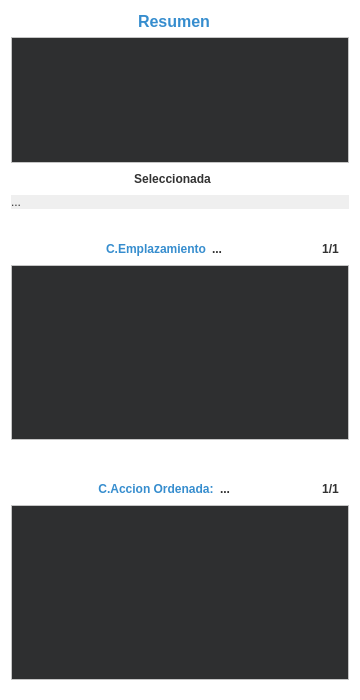
<?xml version="1.0" encoding="UTF-8"?>
<ui version="4.0">
 <class>Resumen_Tareas</class>
 <widget class="QWidget" name="Resumen_Tareas">
  <property name="geometry">
   <rect>
    <x>0</x>
    <y>0</y>
    <width>360</width>
    <height>700</height>
   </rect>
  </property>
  <property name="maximumSize">
   <size>
    <width>380</width>
    <height>16777215</height>
   </size>
  </property>
  <property name="palette">
   <palette>
    <active>
     <colorrole role="Base">
      <brush brushstyle="SolidPattern">
       <color alpha="255">
        <red>46</red>
        <green>47</green>
        <blue>48</blue>
       </color>
      </brush>
     </colorrole>
     <colorrole role="Window">
      <brush brushstyle="SolidPattern">
       <color alpha="255">
        <red>255</red>
        <green>255</green>
        <blue>255</blue>
       </color>
      </brush>
     </colorrole>
    </active>
    <inactive>
     <colorrole role="Base">
      <brush brushstyle="SolidPattern">
       <color alpha="255">
        <red>46</red>
        <green>47</green>
        <blue>48</blue>
       </color>
      </brush>
     </colorrole>
     <colorrole role="Window">
      <brush brushstyle="SolidPattern">
       <color alpha="255">
        <red>255</red>
        <green>255</green>
        <blue>255</blue>
       </color>
      </brush>
     </colorrole>
    </inactive>
    <disabled>
     <colorrole role="Base">
      <brush brushstyle="SolidPattern">
       <color alpha="255">
        <red>255</red>
        <green>255</green>
        <blue>255</blue>
       </color>
      </brush>
     </colorrole>
     <colorrole role="Window">
      <brush brushstyle="SolidPattern">
       <color alpha="255">
        <red>255</red>
        <green>255</green>
        <blue>255</blue>
       </color>
      </brush>
     </colorrole>
    </disabled>
   </palette>
  </property>
  <property name="font">
   <font>
    <family>Segoe UI</family>
   </font>
  </property>
  <property name="windowTitle">
   <string>Form</string>
  </property>
  <layout class="QVBoxLayout" name="verticalLayout_4">
   <item>
    <layout class="QHBoxLayout" name="horizontalLayout">
     <item>
      <widget class="QLabel" name="lb_logo">
       <property name="minimumSize">
        <size>
         <width>0</width>
         <height>0</height>
        </size>
       </property>
       <property name="maximumSize">
        <size>
         <width>26</width>
         <height>21</height>
        </size>
       </property>
       <property name="styleSheet">
        <string notr="true"/>
       </property>
       <property name="text">
        <string/>
       </property>
       <property name="pixmap">
        <pixmap resource="assets.qrc">:/icons/app_logo.png</pixmap>
       </property>
       <property name="scaledContents">
        <bool>true</bool>
       </property>
       <property name="alignment">
        <set>Qt::AlignCenter</set>
       </property>
       <property name="wordWrap">
        <bool>false</bool>
       </property>
      </widget>
     </item>
     <item>
      <spacer name="horizontalSpacer">
       <property name="orientation">
        <enum>Qt::Horizontal</enum>
       </property>
       <property name="sizeHint" stdset="0">
        <size>
         <width>40</width>
         <height>20</height>
        </size>
       </property>
      </spacer>
     </item>
     <item>
      <widget class="QLabel" name="label_5">
       <property name="palette">
        <palette>
         <active>
          <colorrole role="WindowText">
           <brush brushstyle="SolidPattern">
            <color alpha="255">
             <red>54</red>
             <green>141</green>
             <blue>206</blue>
            </color>
           </brush>
          </colorrole>
          <colorrole role="Text">
           <brush brushstyle="SolidPattern">
            <color alpha="255">
             <red>54</red>
             <green>141</green>
             <blue>206</blue>
            </color>
           </brush>
          </colorrole>
          <colorrole role="ButtonText">
           <brush brushstyle="SolidPattern">
            <color alpha="255">
             <red>54</red>
             <green>141</green>
             <blue>206</blue>
            </color>
           </brush>
          </colorrole>
          <colorrole role="PlaceholderText">
           <brush brushstyle="NoBrush">
            <color alpha="128">
             <red>54</red>
             <green>141</green>
             <blue>206</blue>
            </color>
           </brush>
          </colorrole>
         </active>
         <inactive>
          <colorrole role="WindowText">
           <brush brushstyle="SolidPattern">
            <color alpha="255">
             <red>54</red>
             <green>141</green>
             <blue>206</blue>
            </color>
           </brush>
          </colorrole>
          <colorrole role="Text">
           <brush brushstyle="SolidPattern">
            <color alpha="255">
             <red>54</red>
             <green>141</green>
             <blue>206</blue>
            </color>
           </brush>
          </colorrole>
          <colorrole role="ButtonText">
           <brush brushstyle="SolidPattern">
            <color alpha="255">
             <red>54</red>
             <green>141</green>
             <blue>206</blue>
            </color>
           </brush>
          </colorrole>
          <colorrole role="PlaceholderText">
           <brush brushstyle="NoBrush">
            <color alpha="128">
             <red>54</red>
             <green>141</green>
             <blue>206</blue>
            </color>
           </brush>
          </colorrole>
         </inactive>
         <disabled>
          <colorrole role="WindowText">
           <brush brushstyle="SolidPattern">
            <color alpha="255">
             <red>54</red>
             <green>141</green>
             <blue>206</blue>
            </color>
           </brush>
          </colorrole>
          <colorrole role="Text">
           <brush brushstyle="SolidPattern">
            <color alpha="255">
             <red>54</red>
             <green>141</green>
             <blue>206</blue>
            </color>
           </brush>
          </colorrole>
          <colorrole role="ButtonText">
           <brush brushstyle="SolidPattern">
            <color alpha="255">
             <red>54</red>
             <green>141</green>
             <blue>206</blue>
            </color>
           </brush>
          </colorrole>
          <colorrole role="PlaceholderText">
           <brush brushstyle="NoBrush">
            <color alpha="128">
             <red>54</red>
             <green>141</green>
             <blue>206</blue>
            </color>
           </brush>
          </colorrole>
         </disabled>
        </palette>
       </property>
       <property name="font">
        <font>
         <family>Segoe UI</family>
         <pointsize>12</pointsize>
         <weight>75</weight>
         <bold>true</bold>
        </font>
       </property>
       <property name="styleSheet">
        <string notr="true">color: rgb(54, 141, 206);</string>
       </property>
       <property name="text">
        <string>Resumen</string>
       </property>
       <property name="alignment">
        <set>Qt::AlignCenter</set>
       </property>
      </widget>
     </item>
     <item>
      <spacer name="horizontalSpacer_2">
       <property name="orientation">
        <enum>Qt::Horizontal</enum>
       </property>
       <property name="sizeHint" stdset="0">
        <size>
         <width>40</width>
         <height>20</height>
        </size>
       </property>
      </spacer>
     </item>
     <item>
      <widget class="ClickableLabel" name="pb_minimizar">
       <property name="maximumSize">
        <size>
         <width>16777215</width>
         <height>27</height>
        </size>
       </property>
       <property name="styleSheet">
        <string notr="true">QLabel{
	border-radius: 3px;
}
QLabel:hover:!pressed{
	  background-color: #EEEEEE; 
}</string>
       </property>
       <property name="text">
        <string/>
       </property>
       <property name="pixmap">
        <pixmap resource="assets.qrc">:/icons/minimize.png</pixmap>
       </property>
       <property name="scaledContents">
        <bool>true</bool>
       </property>
      </widget>
     </item>
     <item>
      <widget class="ClickableLabel" name="pb_cruz">
       <property name="maximumSize">
        <size>
         <width>16777215</width>
         <height>27</height>
        </size>
       </property>
       <property name="styleSheet">
        <string notr="true">QLabel{
	border-radius: 3px;
}
QLabel:hover:!pressed{
	  background-color: #FFC8C8; 
}</string>
       </property>
       <property name="text">
        <string/>
       </property>
       <property name="pixmap">
        <pixmap resource="assets.qrc">:/icons/close.png</pixmap>
       </property>
       <property name="scaledContents">
        <bool>true</bool>
       </property>
      </widget>
     </item>
    </layout>
   </item>
   <item>
    <widget class="QListWidget" name="listWidget">
     <property name="maximumSize">
      <size>
       <width>16777215</width>
       <height>160</height>
      </size>
     </property>
     <property name="font">
      <font>
       <family>Segoe UI Semilight</family>
       <pointsize>10</pointsize>
       <weight>50</weight>
       <italic>false</italic>
       <bold>false</bold>
      </font>
     </property>
     <property name="styleSheet">
      <string notr="true">QListWidget{
		font: 10pt &quot;Segoe UI Semilight&quot;;
		color: rgb(77, 77, 77);	
		border-radius: 10px;
}
QScrollBar:vertical{
            border: 2px #777777;
           background-color: solid #777777;
            border-radius: 5px;
           width: 10px;
            margin: 3px 0px 3px 0px;
 }

QScrollBar::handle:vertical{
            background-color: #777777;
            border-radius: 5px;
           min-height: 20px;
 }

 QScrollBar::add-line:vertical{
            border: 2px solid white;
            background: solid white;
            border-radius: 5px;
            height 10px;
            subcontrol-position: bottom;
            subcontrol-origin: margin;
 }

QScrollBar::sub-line:vertical{
           border: 2px solid white;
           background: solid white;
            border-radius: 5px;
           height 10px;
            subcontrol-position: top;
            subcontrol-origin: margin;
};</string>
     </property>
    </widget>
   </item>
   <item>
    <layout class="QVBoxLayout" name="verticalLayout">
     <item>
      <layout class="QHBoxLayout" name="horizontalLayout_2">
       <item>
        <spacer name="horizontalSpacer_5">
         <property name="orientation">
          <enum>Qt::Horizontal</enum>
         </property>
         <property name="sizeHint" stdset="0">
          <size>
           <width>40</width>
           <height>20</height>
          </size>
         </property>
        </spacer>
       </item>
       <item>
        <spacer name="horizontalSpacer_3">
         <property name="orientation">
          <enum>Qt::Horizontal</enum>
         </property>
         <property name="sizeHint" stdset="0">
          <size>
           <width>40</width>
           <height>20</height>
          </size>
         </property>
        </spacer>
       </item>
       <item>
        <widget class="QLabel" name="l_seleccionada">
         <property name="font">
          <font>
           <family>Segoe UI</family>
           <pointsize>9</pointsize>
           <weight>75</weight>
           <bold>true</bold>
          </font>
         </property>
         <property name="styleSheet">
          <string notr="true">color:rgb(50, 50, 50);</string>
         </property>
         <property name="text">
          <string>Seleccionada</string>
         </property>
         <property name="alignment">
          <set>Qt::AlignCenter</set>
         </property>
        </widget>
       </item>
       <item>
        <spacer name="horizontalSpacer_4">
         <property name="orientation">
          <enum>Qt::Horizontal</enum>
         </property>
         <property name="sizeHint" stdset="0">
          <size>
           <width>40</width>
           <height>20</height>
          </size>
         </property>
        </spacer>
       </item>
       <item>
        <widget class="QPushButton" name="pb_hibernar">
         <property name="toolTip">
          <string>&lt;html&gt;&lt;head/&gt;&lt;body&gt;&lt;p&gt;Hibernar tarea&lt;/p&gt;&lt;/body&gt;&lt;/html&gt;</string>
         </property>
         <property name="styleSheet">
          <string notr="true">QPushButton{
	border-radius: 3px;
}
QPushButton:hover:!pressed{
	  background-color: #EEEEEE; 
}</string>
         </property>
         <property name="text">
          <string/>
         </property>
         <property name="icon">
          <iconset resource="assets.qrc">
           <normaloff>:/icons/hibernar.png</normaloff>
           <normalon>:/icons/hibernar.png</normalon>:/icons/hibernar.png</iconset>
         </property>
         <property name="iconSize">
          <size>
           <width>30</width>
           <height>30</height>
          </size>
         </property>
         <property name="flat">
          <bool>true</bool>
         </property>
        </widget>
       </item>
       <item>
        <widget class="QPushButton" name="pb_openTarea">
         <property name="toolTip">
          <string>&lt;html&gt;&lt;head/&gt;&lt;body&gt;&lt;p&gt;Editar tarea&lt;/p&gt;&lt;/body&gt;&lt;/html&gt;</string>
         </property>
         <property name="styleSheet">
          <string notr="true">QPushButton{
	border-radius: 3px;
}
QPushButton:hover:!pressed{
	  background-color: #EEEEEE; 
}</string>
         </property>
         <property name="text">
          <string/>
         </property>
         <property name="icon">
          <iconset>
           <normalon>:/icons/editar_tarea.png</normalon>
          </iconset>
         </property>
         <property name="iconSize">
          <size>
           <width>30</width>
           <height>30</height>
          </size>
         </property>
         <property name="flat">
          <bool>true</bool>
         </property>
        </widget>
       </item>
      </layout>
     </item>
     <item>
      <widget class="QLabel" name="l_descripcion">
       <property name="font">
        <font>
         <family>Segoe UI</family>
         <pointsize>9</pointsize>
        </font>
       </property>
       <property name="styleSheet">
        <string notr="true">background-color: #EFEFEF; 
border-radius: 8px;
color:rgb(50, 50, 50);</string>
       </property>
       <property name="text">
        <string>...</string>
       </property>
       <property name="alignment">
        <set>Qt::AlignLeading|Qt::AlignLeft|Qt::AlignVCenter</set>
       </property>
       <property name="margin">
        <number>10</number>
       </property>
      </widget>
     </item>
     <item>
      <widget class="QWidget" name="widget_tareas_por_emplazamiento" native="true">
       <layout class="QVBoxLayout" name="verticalLayout_3">
        <property name="leftMargin">
         <number>0</number>
        </property>
        <property name="rightMargin">
         <number>0</number>
        </property>
        <item>
         <layout class="QHBoxLayout" name="horizontalLayout_4">
          <property name="topMargin">
           <number>15</number>
          </property>
          <property name="rightMargin">
           <number>10</number>
          </property>
          <item>
           <spacer name="horizontalSpacer_8">
            <property name="orientation">
             <enum>Qt::Horizontal</enum>
            </property>
            <property name="sizeHint" stdset="0">
             <size>
              <width>40</width>
              <height>20</height>
             </size>
            </property>
           </spacer>
          </item>
          <item>
           <widget class="QLabel" name="label_11">
            <property name="font">
             <font>
              <weight>75</weight>
              <bold>true</bold>
             </font>
            </property>
            <property name="styleSheet">
             <string notr="true">color:rgb(54, 141, 206);</string>
            </property>
            <property name="text">
             <string>C.Emplazamiento</string>
            </property>
            <property name="alignment">
             <set>Qt::AlignCenter</set>
            </property>
           </widget>
          </item>
          <item>
           <widget class="QLabel" name="l_emplazamiento_selected">
            <property name="font">
             <font>
              <weight>75</weight>
              <bold>true</bold>
             </font>
            </property>
            <property name="styleSheet">
             <string notr="true">color:rgb(50, 50, 50);</string>
            </property>
            <property name="text">
             <string>...</string>
            </property>
            <property name="alignment">
             <set>Qt::AlignCenter</set>
            </property>
           </widget>
          </item>
          <item>
           <spacer name="horizontalSpacer_9">
            <property name="orientation">
             <enum>Qt::Horizontal</enum>
            </property>
            <property name="sizeHint" stdset="0">
             <size>
              <width>40</width>
              <height>20</height>
             </size>
            </property>
           </spacer>
          </item>
          <item>
           <widget class="QLabel" name="l_total_tareas_emplzamientos">
            <property name="font">
             <font>
              <weight>75</weight>
              <bold>true</bold>
             </font>
            </property>
            <property name="styleSheet">
             <string notr="true">color:rgb(50, 50, 50);</string>
            </property>
            <property name="text">
             <string>1/1</string>
            </property>
            <property name="alignment">
             <set>Qt::AlignCenter</set>
            </property>
           </widget>
          </item>
         </layout>
        </item>
        <item>
         <widget class="QListWidget" name="listWidget_tareas_emplazamiento">
          <property name="minimumSize">
           <size>
            <width>0</width>
            <height>0</height>
           </size>
          </property>
          <property name="font">
           <font>
            <pointsize>8</pointsize>
           </font>
          </property>
          <property name="styleSheet">
           <string notr="true">QListWidget{
		color: rgb(77, 77, 77);
		border-radius: 10px;
		background-color: #FEFEFE; 
}
QScrollBar:vertical{
            border: 2px #777777;
           background-color: solid #777777;
            border-radius: 5px;
           width: 10px;
            margin: 3px 0px 3px 0px;
 }

QScrollBar::handle:vertical{
            background-color: #777777;
            border-radius: 5px;
            min-height: 20px;
 }

 QScrollBar::add-line:vertical{
            border: 2px solid white;
            background: solid white;
            border-radius: 5px;
            height 10px;
            subcontrol-position: bottom;
            subcontrol-origin: margin;
 }

QScrollBar::sub-line:vertical{
           border: 2px solid white;
           background: solid white;
            border-radius: 5px;
           height 10px;
            subcontrol-position: top;
            subcontrol-origin: margin;
};</string>
          </property>
          <property name="spacing">
           <number>5</number>
          </property>
         </widget>
        </item>
       </layout>
      </widget>
     </item>
     <item>
      <widget class="QWidget" name="widget_tareas_por_accion_odenada" native="true">
       <layout class="QVBoxLayout" name="verticalLayout_2">
        <property name="leftMargin">
         <number>0</number>
        </property>
        <property name="rightMargin">
         <number>0</number>
        </property>
        <item>
         <layout class="QHBoxLayout" name="horizontalLayout_3">
          <property name="topMargin">
           <number>15</number>
          </property>
          <property name="rightMargin">
           <number>10</number>
          </property>
          <item>
           <spacer name="horizontalSpacer_7">
            <property name="orientation">
             <enum>Qt::Horizontal</enum>
            </property>
            <property name="sizeHint" stdset="0">
             <size>
              <width>40</width>
              <height>20</height>
             </size>
            </property>
           </spacer>
          </item>
          <item>
           <widget class="QLabel" name="label_10">
            <property name="font">
             <font>
              <weight>75</weight>
              <bold>true</bold>
             </font>
            </property>
            <property name="styleSheet">
             <string notr="true">color:rgb(54, 141, 206);</string>
            </property>
            <property name="text">
             <string>C.Accion Ordenada:</string>
            </property>
            <property name="alignment">
             <set>Qt::AlignCenter</set>
            </property>
           </widget>
          </item>
          <item>
           <widget class="QLabel" name="l_tipo_selected">
            <property name="font">
             <font>
              <weight>75</weight>
              <bold>true</bold>
             </font>
            </property>
            <property name="styleSheet">
             <string notr="true">color:rgb(50, 50, 50);</string>
            </property>
            <property name="text">
             <string>...</string>
            </property>
            <property name="alignment">
             <set>Qt::AlignCenter</set>
            </property>
           </widget>
          </item>
          <item>
           <spacer name="horizontalSpacer_6">
            <property name="orientation">
             <enum>Qt::Horizontal</enum>
            </property>
            <property name="sizeHint" stdset="0">
             <size>
              <width>40</width>
              <height>20</height>
             </size>
            </property>
           </spacer>
          </item>
          <item>
           <widget class="QLabel" name="l_total_tareas_tipo">
            <property name="font">
             <font>
              <weight>75</weight>
              <bold>true</bold>
             </font>
            </property>
            <property name="styleSheet">
             <string notr="true">color:rgb(50, 50, 50);</string>
            </property>
            <property name="text">
             <string>1/1</string>
            </property>
            <property name="alignment">
             <set>Qt::AlignCenter</set>
            </property>
           </widget>
          </item>
         </layout>
        </item>
        <item>
         <widget class="QListWidget" name="listWidget_tareas_tipo">
          <property name="minimumSize">
           <size>
            <width>0</width>
            <height>0</height>
           </size>
          </property>
          <property name="font">
           <font>
            <pointsize>8</pointsize>
           </font>
          </property>
          <property name="styleSheet">
           <string notr="true">QListWidget{
		color: rgb(77, 77, 77);
		border-radius: 10px;
		background-color: #FEFEFE; 
}
QScrollBar:vertical{
            border: 2px #777777;
           background-color: solid #777777;
            border-radius: 5px;
           width: 10px;
            margin: 3px 0px 3px 0px;
 }

QScrollBar::handle:vertical{
            background-color: #777777;
            border-radius: 5px;
           min-height: 20px;
 }

 QScrollBar::add-line:vertical{
            border: 2px solid white;
            background: solid white;
            border-radius: 5px;
            height 10px;
            subcontrol-position: bottom;
            subcontrol-origin: margin;
 }

QScrollBar::sub-line:vertical{
           border: 2px solid white;
           background: solid white;
            border-radius: 5px;
           height 10px;
            subcontrol-position: top;
            subcontrol-origin: margin;
};</string>
          </property>
          <property name="spacing">
           <number>5</number>
          </property>
         </widget>
        </item>
       </layout>
      </widget>
     </item>
    </layout>
   </item>
  </layout>
 </widget>
 <customwidgets>
  <customwidget>
   <class>ClickableLabel</class>
   <extends>QLabel</extends>
   <header location="global">clickablelabel.h</header>
  </customwidget>
 </customwidgets>
 <resources>
  <include location="assets.qrc"/>
 </resources>
 <connections/>
</ui>
